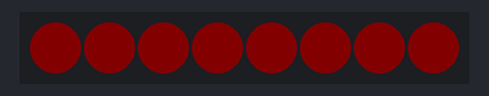
Bench run of a sketch on a simulated Arduino Uno, built with avr-gcc and run on an emulated ATmega328P. On the bench: 8 RGB LEDs in strip order, left to right. Dim RGB values are drawn brighter than linear.

Above: at 0.1 s.
At 2.1 s:
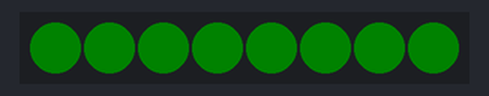
Timing chart, 0 to 129.5 s (numbered marks = the images above):
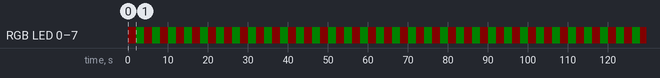

Measured:
- by itself, RGB LED 0–7: alternates RGB(6, 0, 0) for 2.0 s and RGB(0, 6, 0) for 2.0 s

The sketch:

traficlight_test.ino
```cpp
#include <Adafruit_NeoPixel.h>

#define PIN 7
#define NUMPIXELS 8

Adafruit_NeoPixel pixels = Adafruit_NeoPixel(NUMPIXELS, PIN, NEO_GRB + NEO_KHZ800);
int delayval = 2000;

void setup() {
Serial.begin(9600);
pixels.begin();
pixels.setBrightness(10);
pixels.show();
}

void loop() {
  // turn all to red
for(int i=0;i<NUMPIXELS;i++){
    // pixels.Color takes RGB values, from 0,0,0 up to 255,255,255
    pixels.setPixelColor(i, pixels.Color(150, 0,0)); // Moderately bright green color.
  }
pixels.show();
delay(delayval);
// turn all to green
for(int i=0; i<NUMPIXELS;i++){
  pixels.setPixelColor(i, pixels.Color(0, 150, 0));
}

pixels.show();
delay(delayval);
}
```
